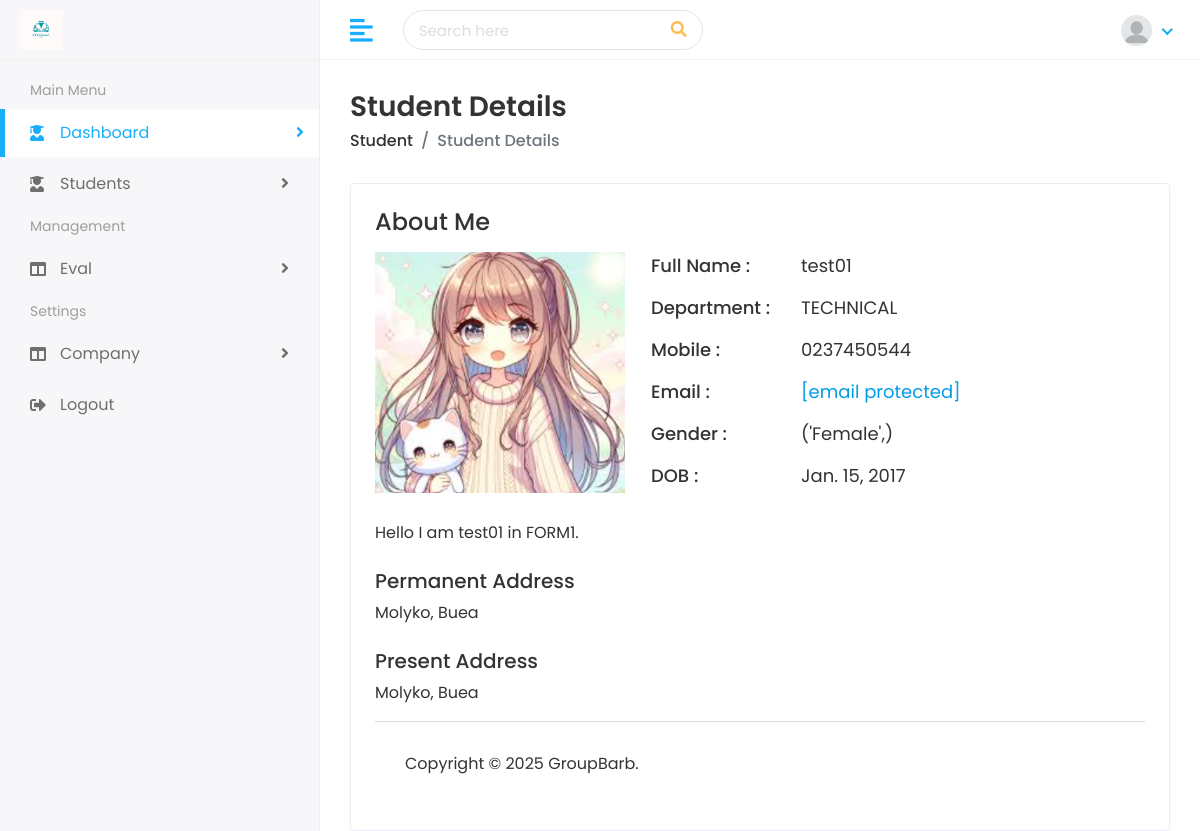
The page /students/students/2/ on the database as committed earlier.
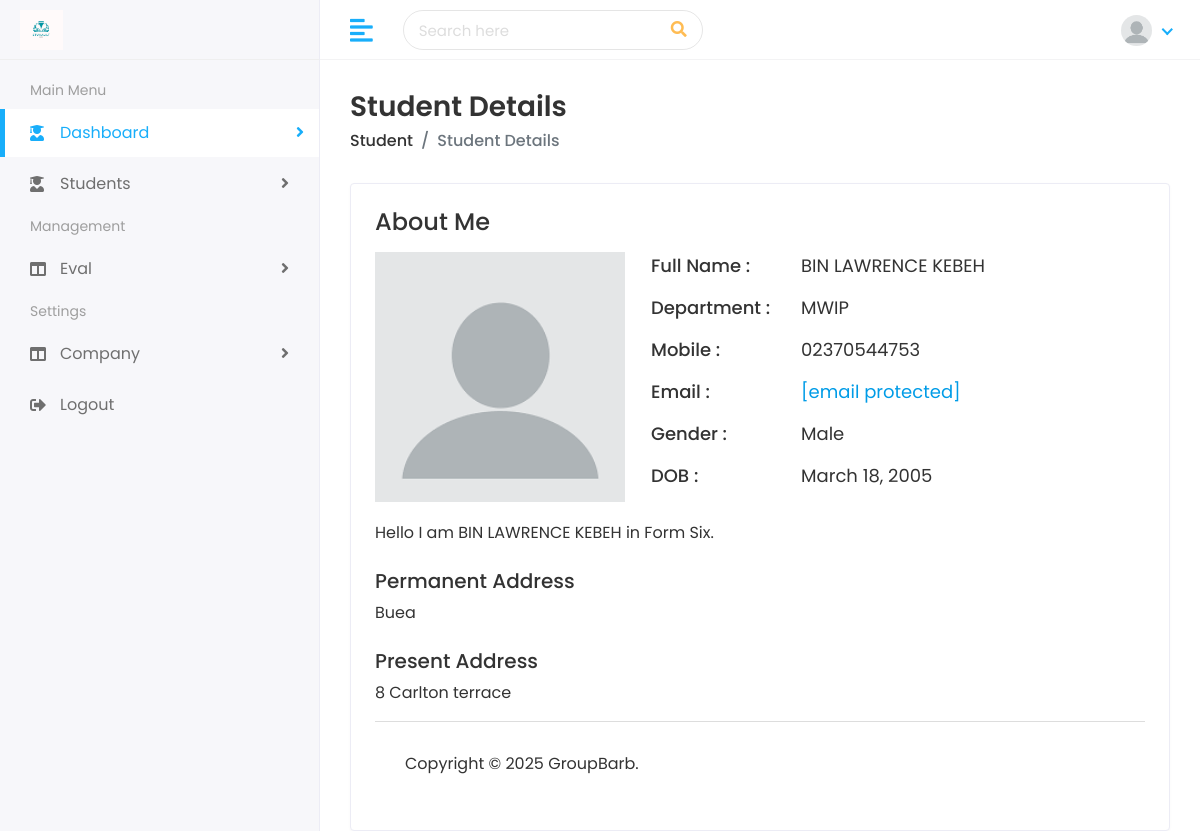
The same page on the database as committed later.
### student/models.py (models this page shows, shortened)
class Student(models.Model):
    name                = models.TextField( null=True, blank=True)
    student_uid         = models.CharField(max_length=100, unique=True,null=True, blank=True)
    gender              = models.CharField(max_length=100, choices=[('Male','Male'), ('Female', 'Female')])
    date_of_birth       = models.DateField()
    student_class       = models.ForeignKey(ClassRoom, on_delete=models.CASCADE)
    specialty       = models.ForeignKey(Specialty, on_delete=models.CASCADE, null=True, blank=True)
    religion            = models.CharField(max_length=100, null=True, blank=True)
    joining_date        = models.DateField()
    mobile_number       = models.CharField(max_length=15, null=True, blank=True)
    admission_number    = models.CharField(max_length=15)
    section             = models.CharField(max_length=100)
    student_image       = models.ImageField(upload_to='student/img/', blank=True)
    parent              = models.ForeignKey(Parent, on_delete=models.CASCADE)
    slug                = models.SlugField(max_length=255, unique=True, blank=True)
    added_by            = models.CharField(max_length=100, null=True)
    modified_by         = models.CharField(max_length=100, null=True, blank=True)
    is_actif            = models.BooleanField(default=True)
    created_on          = models.DateTimeField(auto_now_add=True)
    updated_on          = models.DateTimeField(auto_now=True)

class Parent(models.Model):
    father_name             = models.CharField(max_length=250, null=True, blank=True)
    father_occupation       = models.CharField(max_length=250, null=True, blank=True)
    father_mobile           = models.CharField(max_length=100, unique=True, null=True, blank=True)
    father_email            = models.EmailField(max_length=100,unique=True,  null=True, blank=True)
    mother_name             = models.CharField(max_length=250, null=True, blank=True)
    mother_occupation       = models.CharField(max_length=250, null=True, blank=True)
    mother_mobile           = models.CharField(max_length=100, unique=True, null=True, blank=True)
    mother_email            = models.EmailField(max_length=100, unique=True, null=True, blank=True)
    carer_name              = models.CharField(max_length=250, null=True, blank=True)
    carer_occupation        = models.CharField(max_length=250, null=True, blank=True)
    carer_mobile            = models.CharField(max_length=100, unique=True, null=True, blank=True)
    carer_email             = models.EmailField(max_length=100, unique=True, null=True, blank=True)
    present_address         = models.TextField( null=True, blank=True)
    permanent_address       = models.TextField( null=True)
    added_by                = models.CharField(max_length=100, null=True)
    modified_by             = models.CharField(max_length=100, null=True, blank=True)
    is_actif                = models.BooleanField(default=True)
    created_on              = models.DateTimeField(auto_now_add=True)
    updated_on              = models.DateTimeField(auto_now=True)

### school/models.py (models this page shows, shortened)
class ClassRoom(models.Model):
    class_name              = models.CharField(max_length=250, unique=True,)
    class_code              = models.CharField(max_length=250, unique=True,)
    class_department        = models.CharField(max_length=250, null=True, blank=True)
    other                   = models.CharField(max_length=250, null=True, blank=True)
    added_by                = models.CharField(max_length=100, null=True)
    modified_by             = models.CharField(max_length=100, null=True, blank=True)
    slug                    = models.SlugField(max_length=255, unique=True, blank=True)
    is_actif                = models.BooleanField(default=True)
    created_on              = models.DateTimeField(auto_now_add=True)
    updated_on              = models.DateTimeField(auto_now=True)

### student/views.py (the view)
# urls.py: path('students/<str:slug>/', views.view_student, name="view_student"),
def view_student(request, slug):
    student = get_object_or_404(Student, id = slug)
    context = {
        'student': student
    }
    return render(request, "students/student-details.html", context)

### templates/students/student-details.html (shortened to what this page needs)
{% extends 'home/base.html' %}
{% load static %}
{% block body %}
<div class="page-wrapper">
<div class="content container-fluid">
<div class="page-header">
<div class="row">
<div class="col-sm-12">
<h3 class="page-title">Student Details</h3>
<ul class="breadcrumb">
<li class="breadcrumb-item"><a href="
    {% if user.is_admin %}
    {% url 'student_list' %}
    {% else %}
    {% url 'dashboard' %}
    {% endif %}
    ">Student</a></li>
<li class="breadcrumb-item active">Student Details</li>
</ul>
</div>
</div>
</div>
<div class="card">
<div class="card-body">
<div class="row">
<div class="col-md-12">
<div class="about-info">
<h4>About Me</h4>
<div class="media mt-3">
    {% if student.student_image.url %}
    <img src="{{student.student_image.url}}" class="mr-3" alt="...">
    {% else %}
    <img src="/media/img/default.png" class="mr-3" alt="...">
    {% endif %}
<div class="media-body">
<ul>
<li>
<span class="title-span">Full Name : </span>
<span class="info-span">{{ student.name}}</span>
</li>
<li>
<span class="title-span">Department : </span>
<span class="info-span">{{student.section}}</span>
</li>
<li>
<span class="title-span">Mobile : </span>
<span class="info-span">{{student.mobile_number}}</span>
</li>
<li>
<span class="title-span">Email : </span>
<span class="info-span"><a href="{{student.parent.father_email}}" class="__cf_email__" data-cfemail="7216131b010b32151f131b1e5c111d1f">[email&#160;protected]</a></span>
</li>
<li>
<span class="title-span">Gender : </span>
<span class="info-span">{{student.gender}}</span>
</li>
<li>
<span class="title-span">DOB : </span>
<span class="info-span">{{student.date_of_birth}}</span>
</li>
</ul>
</div>
</div>
<div class="row mt-3">
<div class="col-md-12">
<p>Hello I am {{student.name}} in {{student.student_class.class_name}}.</div>
</div>
<div class="row mt-2">
<div class="col-md-12">
<h5>Permanent Address</h5>
<p>{{student.parent.permanent_address}}</p>
</div>
</div>
<div class="row mt-2">
<div class="col-md-12">
<h5>Present Address</h5>
<p>{{student.parent.present_address}}</p>
</div>
</div>
</div>
</div>
</div>
<footer>
<p>Copyright © 2025 GroupBarb.</p>
</footer>
</div>
</div>
</body>
</html>
{% endblock %}

Rows that differ between the two databases and show on the page:
changed Student: student_image: a different picture; name "test01" → "BIN LAWRENCE KEBEH"; section "TECHNICAL" → "MWIP"; mobile_number "0237450544" → "02370544753"; gender "('Female',)" → "Male"; date_of_birth "Jan. 15, 2017" → "March 18, 2005"; student_class.class_name "FORM1" → "Form Six"; parent.permanent_address "Molyko, Buea" → "Buea"; parent.present_address "Molyko, Buea" → "8 Carlton terrace"
